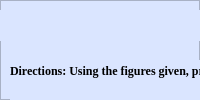
                <widget class="QWidget" name="matrices7to10">
                 <layout class="QVBoxLayout" name="verticalLayout_27">
                  <property name="spacing">
                   <number>0</number>
                  </property>
                  <property name="leftMargin">
                   <number>0</number>
                  </property>
                  <property name="topMargin">
                   <number>0</number>
                  </property>
                  <property name="rightMargin">
                   <number>0</number>
                  </property>
                  <property name="bottomMargin">
                   <number>0</number>
                  </property>
                  <item>
                   <widget class="QFrame" name="frame_81">
                    <property name="styleSheet">
                     <string notr="true">background-color: rgb(218, 229, 255);
</string>
                    </property>
                    <property name="frameShape">
                     <enum>QFrame::StyledPanel</enum>
                    </property>
                    <property name="frameShadow">
                     <enum>QFrame::Raised</enum>
                    </property>
                    <widget class="QPushButton" name="pushButton_25">
                     <property name="geometry">
                      <rect>
                       <x>590</x>
                       <y>410</y>
                       <width>81</width>
                       <height>21</height>
                      </rect>
                     </property>
                     <property name="font">
                      <font>
                       <pointsize>8</pointsize>
                       <weight>75</weight>
                       <bold>true</bold>
                       <kerning>true</kerning>
                      </font>
                     </property>
                     <property name="cursor">
                      <cursorShape>PointingHandCursor</cursorShape>
                     </property>
                     <property name="acceptDrops">
                      <bool>false</bool>
                     </property>
                     <property name="styleSheet">
                      <string notr="true">background-color: rgb(180, 203, 253);
border-radius: 10px;</string>
                     </property>
                     <property name="text">
                      <string>Next</string>
                     </property>
                     <property name="icon">
                      <iconset resource="icons.qrc">
                       <normaloff>:/icons/1CON/chevron-right.svg</normaloff>:/icons/1CON/chevron-right.svg</iconset>
                     </property>
                     <property name="iconSize">
                      <size>
                       <width>24</width>
                       <height>24</height>
                      </size>
                     </property>
                     <property name="autoDefault">
                      <bool>false</bool>
                     </property>
                    </widget>
                    <widget class="QLabel" name="label_90">
                     <property name="geometry">
                      <rect>
                       <x>10</x>
                       <y>60</y>
                       <width>421</width>
                       <height>21</height>
                      </rect>
                     </property>
                     <property name="font">
                      <font>
                       <family>Times New Roman</family>
                       <pointsize>9</pointsize>
                       <weight>75</weight>
                       <bold>true</bold>
                       <underline>false</underline>
                      </font>
                     </property>
                     <property name="mouseTracking">
                      <bool>false</bool>
                     </property>
                     <property name="text">
                      <string>Directions: Using the figures given, provide what is being asked.</string>
                     </property>
                    </widget>
                    <widget class="QFrame" name="frame_82">
                     <property name="geometry">
                      <rect>
                       <x>10</x>
                       <y>80</y>
                       <width>661</width>
                       <height>61</height>
                      </rect>
                     </property>
                     <property name="styleSheet">
                      <string notr="true">background-color: rgb(218, 229, 255);
border-radius: 10px;</string>
                     </property>
                     <property name="frameShape">
                      <enum>QFrame::StyledPanel</enum>
                     </property>
                     <property name="frameShadow">
                      <enum>QFrame::Raised</enum>
                     </property>
                     <widget class="QLineEdit" name="lineEdit_48">
                      <property name="geometry">
                       <rect>
                        <x>360</x>
                        <y>10</y>
                        <width>301</width>
                        <height>41</height>
                       </rect>
                      </property>
                      <property name="font">
                       <font>
                        <pointsize>10</pointsize>
                       </font>
                      </property>
                      <property name="toolTip">
                       <string/>
                      </property>
                      <property name="styleSheet">
                       <string notr="true">QLineEdit {
	border: 2px solid #FFFFFF;
}

QLineEdit:focus{
	border: 2px solid #000000
}</string>
                      </property>
                      <property name="frame">
                       <bool>true</bool>
                      </property>
                      <property name="cursorPosition">
                       <number>0</number>
                      </property>
                      <property name="alignment">
                       <set>Qt::AlignLeading|Qt::AlignLeft|Qt::AlignVCenter</set>
                      </property>
                      <property name="clearButtonEnabled">
                       <bool>true</bool>
                      </property>
                     </widget>
                     <widget class="QLabel" name="label_91">
                      <property name="geometry">
                       <rect>
                        <x>10</x>
                        <y>10</y>
                        <width>331</width>
                        <height>61</height>
                       </rect>
                      </property>
                      <property name="text">
                       <string>7. Supply the missing term. 24/80 = x/10</string>
                      </property>
                     </widget>
                    </widget>
                    <widget class="QFrame" name="frame_83">
                     <property name="geometry">
                      <rect>
                       <x>10</x>
                       <y>140</y>
                       <width>661</width>
                       <height>71</height>
                      </rect>
                     </property>
                     <property name="styleSheet">
                      <string notr="true">background-color: rgb(218, 229, 255);
border-radius: 10px;</string>
                     </property>
                     <property name="frameShape">
                      <enum>QFrame::StyledPanel</enum>
                     </property>
                     <property name="frameShadow">
                      <enum>QFrame::Raised</enum>
                     </property>
                     <widget class="QLineEdit" name="lineEdit_49">
                      <property name="geometry">
                       <rect>
                        <x>360</x>
                        <y>20</y>
                        <width>301</width>
                        <height>41</height>
                       </rect>
                      </property>
                      <property name="font">
                       <font>
                        <pointsize>10</pointsize>
                       </font>
                      </property>
                      <property name="toolTip">
                       <string/>
                      </property>
                      <property name="styleSheet">
                       <string notr="true">QLineEdit {
	border: 2px solid #FFFFFF;
}

QLineEdit:focus{
	border: 2px solid #000000
}</string>
                      </property>
                      <property name="frame">
                       <bool>true</bool>
                      </property>
                      <property name="cursorPosition">
                       <number>0</number>
                      </property>
                      <property name="alignment">
                       <set>Qt::AlignLeading|Qt::AlignLeft|Qt::AlignVCenter</set>
                      </property>
                      <property name="clearButtonEnabled">
                       <bool>true</bool>
                      </property>
                     </widget>
                     <widget class="QLabel" name="label_92">
                      <property name="geometry">
                       <rect>
                        <x>10</x>
                        <y>10</y>
                        <width>341</width>
                        <height>61</height>
                       </rect>
                      </property>
                      <property name="text">
                       <string>8. Supply the missing term. 4/28 = 1/x</string>
                      </property>
                     </widget>
                    </widget>
                    <widget class="QFrame" name="frame_84">
                     <property name="geometry">
                      <rect>
                       <x>10</x>
                       <y>240</y>
                       <width>531</width>
                       <height>61</height>
                      </rect>
                     </property>
                     <property name="styleSheet">
                      <string notr="true">background-color: rgb(218, 229, 255);
border-radius: 10px;</string>
                     </property>
                     <property name="frameShape">
                      <enum>QFrame::StyledPanel</enum>
                     </property>
                     <property name="frameShadow">
                      <enum>QFrame::Raised</enum>
                     </property>
                     <widget class="QLineEdit" name="lineEdit_50">
                      <property name="geometry">
                       <rect>
                        <x>210</x>
                        <y>10</y>
                        <width>311</width>
                        <height>41</height>
                       </rect>
                      </property>
                      <property name="font">
                       <font>
                        <pointsize>10</pointsize>
                       </font>
                      </property>
                      <property name="toolTip">
                       <string/>
                      </property>
                      <property name="styleSheet">
                       <string notr="true">QLineEdit {
	border: 2px solid #FFFFFF;
}

QLineEdit:focus{
	border: 2px solid #000000
}</string>
                      </property>
                      <property name="frame">
                       <bool>true</bool>
                      </property>
                      <property name="cursorPosition">
                       <number>0</number>
                      </property>
                      <property name="alignment">
                       <set>Qt::AlignLeading|Qt::AlignLeft|Qt::AlignVCenter</set>
                      </property>
                      <property name="clearButtonEnabled">
                       <bool>true</bool>
                      </property>
                     </widget>
                     <widget class="QLabel" name="label_93">
                      <property name="geometry">
                       <rect>
                        <x>10</x>
                        <y>10</y>
                        <width>201</width>
                        <height>31</height>
                       </rect>
                      </property>
                      <property name="text">
                       <string>9. Write the name of the shaded 
part of the figure as percent.</string>
                      </property>
                     </widget>
                    </widget>
                    <widget class="QLabel" name="label_94">
                     <property name="geometry">
                      <rect>
                       <x>0</x>
                       <y>10</y>
                       <width>681</width>
                       <height>31</height>
                      </rect>
                     </property>
                     <property name="font">
                      <font>
                       <family>Times New Roman</family>
                       <pointsize>14</pointsize>
                       <weight>75</weight>
                       <bold>true</bold>
                       <underline>false</underline>
                      </font>
                     </property>
                     <property name="mouseTracking">
                      <bool>false</bool>
                     </property>
                     <property name="text">
                      <string>Number Matrices/Figures Subtest</string>
                     </property>
                     <property name="alignment">
                      <set>Qt::AlignCenter</set>
                     </property>
                    </widget>
                    <widget class="QPushButton" name="pushButton_26">
                     <property name="geometry">
                      <rect>
                       <x>10</x>
                       <y>410</y>
                       <width>81</width>
                       <height>21</height>
                      </rect>
                     </property>
                     <property name="font">
                      <font>
                       <pointsize>8</pointsize>
                       <weight>75</weight>
                       <bold>true</bold>
                       <kerning>true</kerning>
                      </font>
                     </property>
                     <property name="cursor">
                      <cursorShape>PointingHandCursor</cursorShape>
                     </property>
                     <property name="acceptDrops">
                      <bool>false</bool>
                     </property>
                     <property name="styleSheet">
                      <string notr="true">background-color: rgb(180, 203, 253);
border-radius: 10px;</string>
                     </property>
                     <property name="text">
                      <string>Next</string>
                     </property>
                     <property name="icon">
                      <iconset resource="icons.qrc">
                       <normaloff>:/icons/1CON/chevron-left.svg</normaloff>:/icons/1CON/chevron-left.svg</iconset>
                     </property>
                     <property name="iconSize">
                      <size>
                       <width>24</width>
                       <height>24</height>
                      </size>
                     </property>
                     <property name="autoDefault">
                      <bool>false</bool>
                     </property>
                    </widget>
                    <widget class="QFrame" name="frame_85">
                     <property name="geometry">
                      <rect>
                       <x>10</x>
                       <y>320</y>
                       <width>531</width>
                       <height>61</height>
                      </rect>
                     </property>
                     <property name="styleSheet">
                      <string notr="true">background-color: rgb(218, 229, 255);
border-radius: 10px;</string>
                     </property>
                     <property name="frameShape">
                      <enum>QFrame::StyledPanel</enum>
                     </property>
                     <property name="frameShadow">
                      <enum>QFrame::Raised</enum>
                     </property>
                     <widget class="QLineEdit" name="lineEdit_51">
                      <property name="geometry">
                       <rect>
                        <x>210</x>
                        <y>10</y>
                        <width>311</width>
                        <height>41</height>
                       </rect>
                      </property>
                      <property name="font">
                       <font>
                        <pointsize>10</pointsize>
                       </font>
                      </property>
                      <property name="toolTip">
                       <string/>
                      </property>
                      <property name="styleSheet">
                       <string notr="true">QLineEdit {
	border: 2px solid #FFFFFF;
}

QLineEdit:focus{
	border: 2px solid #000000
}</string>
                      </property>
                      <property name="frame">
                       <bool>true</bool>
                      </property>
                      <property name="cursorPosition">
                       <number>0</number>
                      </property>
                      <property name="alignment">
                       <set>Qt::AlignLeading|Qt::AlignLeft|Qt::AlignVCenter</set>
                      </property>
                      <property name="clearButtonEnabled">
                       <bool>true</bool>
                      </property>
                     </widget>
                     <widget class="QLabel" name="label_95">
                      <property name="geometry">
                       <rect>
                        <x>10</x>
                        <y>10</y>
                        <width>191</width>
                        <height>31</height>
                       </rect>
                      </property>
                      <property name="text">
                       <string>10.Write the name of the shaded
part of the figure as percent.</string>
                      </property>
                     </widget>
                    </widget>
                    <widget class="QLabel" name="label_97">
                     <property name="geometry">
                      <rect>
                       <x>550</x>
                       <y>220</y>
                       <width>121</width>
                       <height>181</height>
                      </rect>
                     </property>
                     <property name="text">
                      <string/>
                     </property>
                     <property name="pixmap">
                      <pixmap resource="icons.qrc">:/image/fraction4.png</pixmap>
                     </property>
                     <property name="scaledContents">
                      <bool>true</bool>
                     </property>
                    </widget>
                   </widget>
                  </item>
                 </layout>
                </widget>
